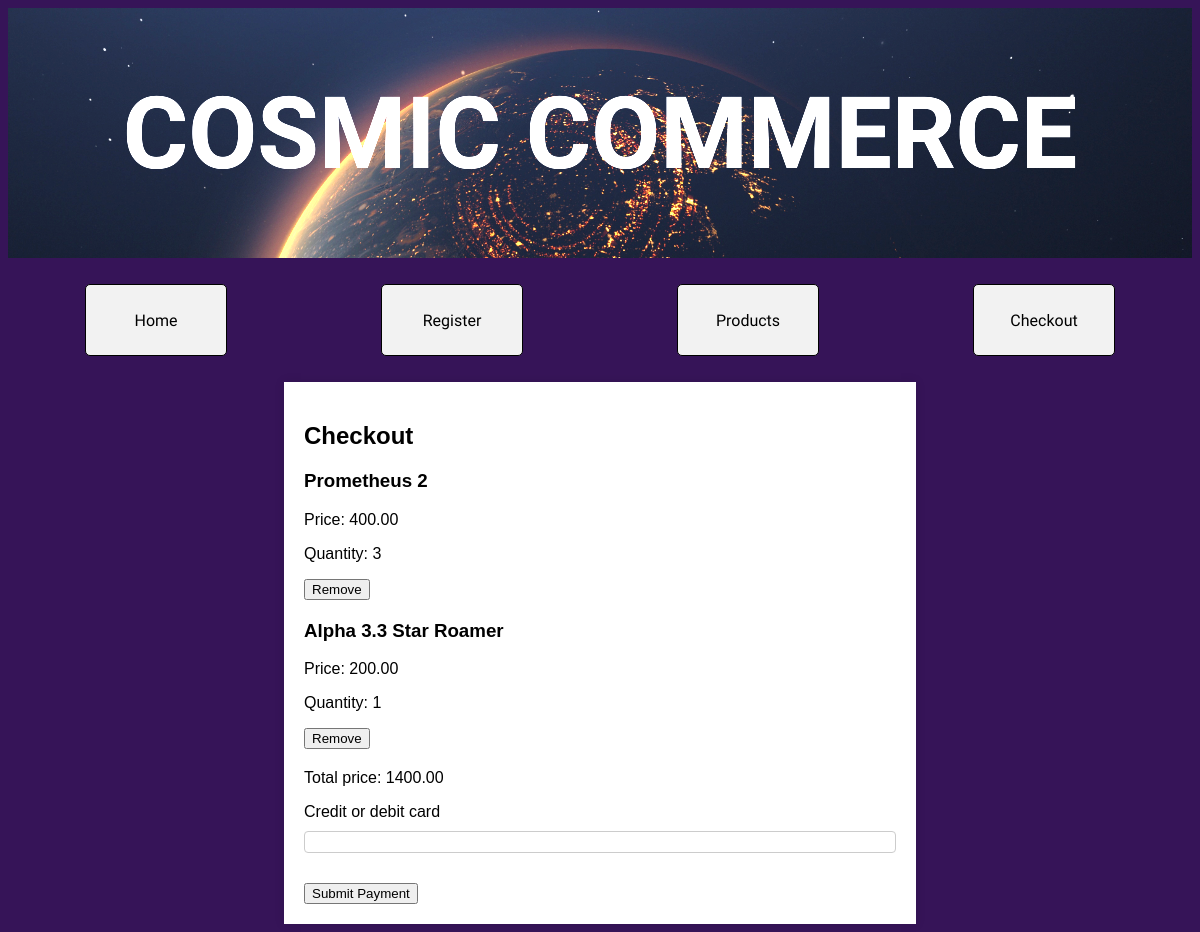
The page /payment/ (signed in) on the database its author committed.
### catalog/models.py (models this page shows, shortened)
class BasketItem(models.Model):
    product = models.ForeignKey(Product, on_delete=models.CASCADE)
    basket = models.ForeignKey(Basket, on_delete=models.CASCADE)
    quantity = models.PositiveIntegerField(default=1)

class Product(models.Model):
    image = models.ImageField(upload_to='products/')
    title = models.CharField(max_length=200, default='Default Title')
    description = models.TextField()
    price = models.DecimalField(max_digits=6, decimal_places=2)
    category = models.ForeignKey(Category, null=True, blank=True, on_delete=models.CASCADE)
    featured = models.BooleanField(default=False)

class Basket(models.Model):
    user = models.OneToOneField(User, on_delete=models.CASCADE)
    items = models.ManyToManyField(Product, through='BasketItem')
    def get_total_price(self):
        return sum(item.product.price * item.quantity for item in self.basketitem_set.all())

### catalog/views.py (the view)
# urls.py: path('payment/', views.payment, name='payment'),
def payment(request):
    return render(request, 'catalog/payment.html')

### catalog/context_processors.py (called while the page is built)
def basket(request):
    if request.user.is_authenticated:
        basket, created = Basket.objects.get_or_create(user=request.user)
        return {'basket': basket}
    else:
        return {}

### catalog/templates/catalog/payment.html (shortened to what this page needs)
{% load static %}
<!DOCTYPE html>
<html>
<head>
    <link rel="stylesheet" type="text/css" href="{% static 'catalog/css/style.css' %}">
</head>
<body>
    <header class="site-header">
        <h1>COSMIC COMMERCE</h1>
    </header>
    <section class="site-nav">
        <nav>
            <ul>
                <li><a href="{% url 'index' %}">Home</a></li>
                <li><a href="{% url 'register' %}">Register</a></li>
                <li><a href="{% url 'products' %}">Products</a></li>
                <li><a href="{% url 'checkout' %}">Checkout</a></li>
            </ul>
        </nav>
    </section>
    <div class="checkout-basket">
        <h2>Checkout</h2>
        <ul>
            {% for item in basket.basketitem_set.all %}
                <li>
                    <h3>{{ item.product.title }}</h3>
                    <p>Price: {{ item.product.price }}</p>
                    <p>Quantity: {{ item.quantity }}</p>
                    <form method="post" action="{% url 'remove_from_basket' item.id %}">
                        <input type="submit" value="Remove">
                    </form>
                </li>
            {% empty %}
                <li>Your basket is empty</li>
            {% endfor %}
        </ul>
        <p>Total price: {{ basket.get_total_price }}</p>
        <form action="{% url 'charge' %}" method="post" id="payment-form">
            <div class="form-row">
                <label for="card-element">
                    Credit or debit card
                </label>
                <div id="card-element">
                </div>
            </div>
            <button>Submit Payment</button>
    </div>
</body>
</html>

### catalog/static/catalog/css/style.css (style rules this page uses)
body { background-color: rgb(54, 20, 88); }
.site-header { background-image: url(../images/planet-image.jpeg); background-size: cover; background-repeat: no-repeat; height: 250px; font-family: "Luckiest Guy", cursive; font-weight: 400; font-style: normal; font-size: 50px; color: white; text-align: center; display: flex; align-items: center; justify-content: center; transition: filter 2s ease-in-out; }
.site-nav ul { list-style: none; display: flex; justify-content: space-around; padding: 0; font-family: 'Luckiest Guy', cursive; }
.site-nav li { background-color: #f2f2f2; border: 1px solid #000; padding: 10px 20px; margin: 10px; border-radius: 5px; transition: background-color 0.3s ease; width: 100px; height: 50px; display: flex; justify-content: center; align-items: center; }
.site-nav a { text-decoration: none; color: #000; }
.checkout-basket { background-color: white; color: black; font-family: 'Protest Sans', sans-serif; width: 50%; margin: 0 auto; padding: 20px; box-shadow: 0px 0px 10px rgba(0, 0, 0, 0.1); }
.checkout-basket ul { list-style-type: none; padding: 0; }
.checkout-basket li { margin-bottom: 20px; }
.form-row { display: flex; flex-direction: column; margin-bottom: 20px; }
.form-row label { margin-bottom: 10px; }
#card-element { border: 1px solid #ccc; padding: 10px; border-radius: 4px; }

### rows shown on the page
BasketItem: product "Prometheus 2", product.price "400.00", quantity "3"
BasketItem: product "Alpha 3.3 Star Roamer", product.price "200.00", quantity "1"
Basket: get_total_price "1400.00"
